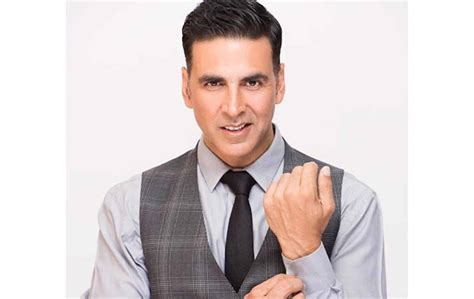
#> input picture Creating-custom-image/akshay kumar.jpg, 474 x 299 px, given in place of the camera
$ jupyter execute --allow-errors 'Face Capture, Crop and Send Email .ipynb'   (text cells are left out)
#> lines starting #> are read from the running program, lines starting #| are printed output that depends on the picture
[cell 1]
import cv2
from PIL import Image
# Load the cascade
face_cascade = cv2.CascadeClassifier('haarcascade_frontalface_default.xml')

# To capture video from webcam.
cap = cv2.VideoCapture(0)
# To use a video file as input
# cap = cv2.VideoCapture('filename.mp4')

count = 1
while True:
    # Read the frame
    ret, img = cap.read()
#> img is the input picture: shape (299, 474, 3); mean B, G, R 207.4, 208.1, 218.1

    # Convert to grayscale
    gray = cv2.cvtColor(img, cv2.COLOR_BGR2GRAY)
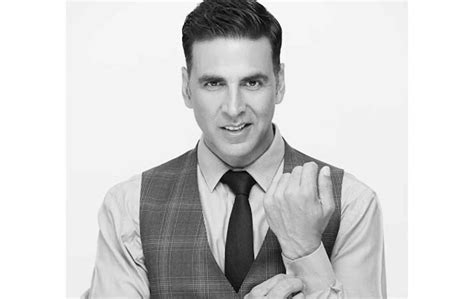
#> gray: shape (299, 474); min 0, max 255, mean 211

    # Detect the faces
    faces = face_cascade.detectMultiScale(gray)
#> faces = [[175, 38, 116, 116]]

    # Draw the rectangle around each face
    for (x, y, w, h) in faces:
        cv2.rectangle(img, (x, y), (x+w, y+h), (255, 0, 0), 2)

    # Display
        cv2.imshow('img', img)
        #t = time.strftime("%Y-%m-%D_%H-%M-%S")
        if count<3:
            cv2.imwrite('myimage{}.jpg'.format(count),img)
            print("Image saved")
        count=count+1
#> this loop made 1 pass
#> (x, y, w, h, count) on pass 1: (175, 38, 116, 116, 2)
#| Image saved
#> pass 1, `cv2.imshow('img', img)`:
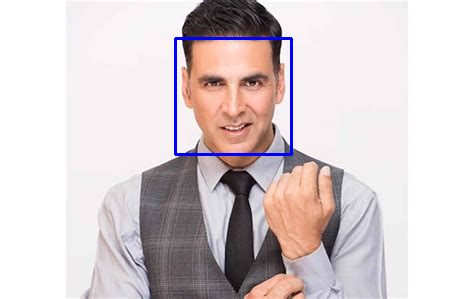
#> window 'img': shape (299, 474, 3); mean B, G, R 208.2, 206.3, 216.2
#> after the loop, count = 2
    # Stop if enter key is pressed

    if cv2.waitKey(20) == 13:
#> (key Esc is pressed here)
        break
# Release the VideoCapture object
cap.release()
# Destroy all windows
cv2.destroyAllWindows()
#Now Here open the and Crop it
img_open = Image.open("myimage1.jpg") #we can do this for image 2 also
im = img_open.crop((x, y, x+w, y+h))
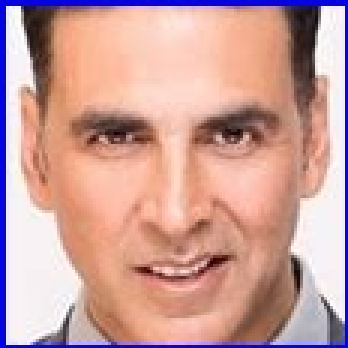
#> im: PIL image 116x116 RGB (shown 3 times larger); mean R, G, B 203.1, 159.7, 156
#im.show()
im.save('crop.png') #finally Cropped image saved
